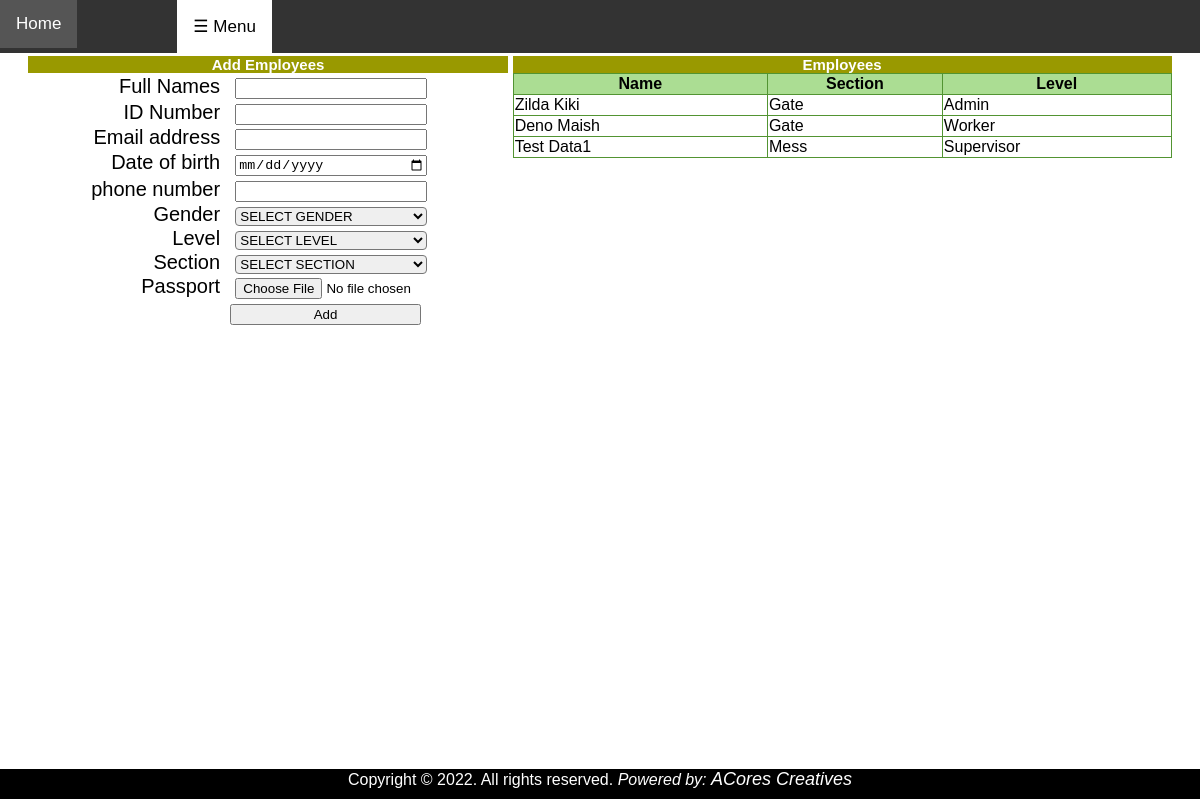
Page /employees.php on the committed database.
### tables this page shows
CREATE TABLE `employees` (
  `Email` varchar(145) NOT NULL DEFAULT '',
  `Name` varchar(145) DEFAULT NULL,
  `IdNo` int(45) DEFAULT NULL,
  `DOB` date DEFAULT NULL,
  `Pno` varchar(45) DEFAULT NULL,
  `Gender` varchar(45) DEFAULT NULL,
  `Level` varchar(45) DEFAULT NULL,
  `Section` varchar(45) DEFAULT NULL,
  `EmpNo` varchar(45) DEFAULT NULL,
  `Password` varchar(145) DEFAULT NULL,
  `Status` double DEFAULT '0',
  `Image` varchar(45) DEFAULT NULL,
  PRIMARY KEY (`Email`)
);

### employees.php (the view, shortened to what this page needs)
<?php include 'sheader.php'; ?>
<html>
	<head>
	</head>
	<body>
		<div class="bio">
			<div>
				<div class="ghed" style="background-color:#999900; font-size:15px;">Add Employees</div>
				<form method="post" enctype="multipart/form-data">
					<label>Full Names</label>
					<input type="text" name="fname" value="" required autocomplete="off">
						<label>ID Number</label>
					<input type="text" name="idno" value="" required autocomplete="off">
						<label>Email address</label>
					<input type="email" name="Email" value="" required autocomplete="off">
						<label>Date of birth</label>
					<input type="date" name="DOB" value="" required autocomplete="off">
						<label>phone number</label>
					<input type="text" name="Pno" value="" required autocomplete="off">
					<label>Gender</label>
					<select name="gender">
						<option value="">SELECT GENDER</option>
					</select>
					<label>Level</label>
					<select name="level">
						<option value="">SELECT LEVEL</option>
					</select>
					<label>Section</label>
					<select name="sect">
						<option value="">SELECT SECTION</option>
					</select>
					<label>Passport</label>
					<input type="file" name="photo" required>
					<label>&nbsp;</label><input type="submit" name="save" value="Add">
				 </form>
			</div>
			<div>
				<div class="ghed" style="background-color:#999900; font-size:15px;">Employees</div>
				<table>
					<tr>
						<th>Name</th>
						<th>Section</th>
						<th>Level</th>
					</tr>
					<?php
						$all = mysqli_query($conn,"SELECT Name,(SELECT Name FROM sections WHERE sections.Code=employees.Section)Section,Level FROM employees");
						while($rows = mysqli_fetch_assoc($all)){
							?>
							<tr>
								<td><?php echo $rows['Name'];?></td>
								<td><?php echo $rows['Section'];?></td>
								<td><?php echo $rows['Level'];?></td>
							</tr>
							<?php
						}
					?>
				</table>
			</div>
		</div>
	</body>
</html>
<?php include 'footer.php'; ?>

### sheader.php (style rules this page uses)
body { margin:0;font-family:Arial }

### employees.php (style rules this page uses)
.bio { display: grid; grid-template-columns: 40% 55%; justify-content:center; grid-gap: 5px; padding: 1px; }
.bio > div { padding: 2px 0; font-size: 20px; }
form { width: 100%; }
label, input { display: inline-block; }
label { width: 40%; text-align: right; }
label+input { width: 40%; margin: 1% 10% 0 2%; }
textarea,select { border-radius: 4px; box-sizing: border-box; width:40%; margin: 1% 10% 0 2%; }
.ghed { background-color:#00cc99; color:white; text-align:center; padding:auto 10px; font-weight:bold; }
table { border-collapse: collapse; width: 100%; }
th, td { border: 1px solid #529432; }
th { background: #ABDD93; }

### rows in the picture
employees: Name "Zilda Kiki", Section "Gate", Level "Admin"
employees: Name "Deno Maish", Section "Gate", Level "Worker"
employees: Name "Test Data1", Section "Mess", Level "Supervisor"
